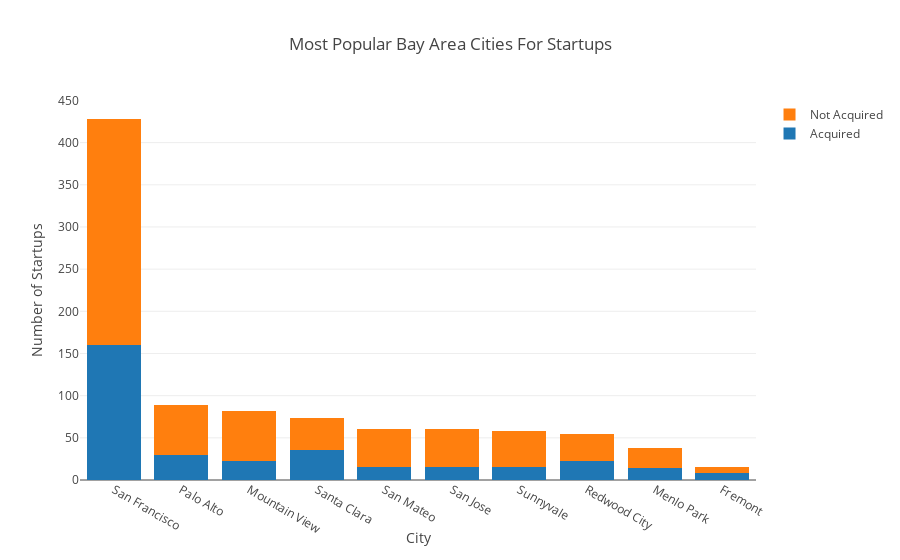

The code cell stored with this chart in its notebook:
### Code cell
trace1 = go.Bar(
    x=popular_cities.keys()[:10],
    y=acquired_pop_cities[:10],
    name='Acquired'
)
trace2 = go.Bar(
    x=popular_cities.keys()[:10],
    y=not_acquired_pop_cities[:10],
    name='Not Acquired'
)
    
data = [trace1, trace2]
layout = go.Layout(
    title ='Most Popular Bay Area Cities For Startups ',
    barmode='stack',
    xaxis=dict(title='City'),
    yaxis=dict(title='Number of Startups')
)

fig = go.Figure(data=data, layout=layout)
iplot(fig, filename='stacked-bar')

### Figure 1 — Plotly figure (JSON) as saved in the notebook; plotly's stock layout.template omitted (floating-point values rounded to 4 significant figures)
{"data": [{"name": "Acquired", "type": "bar", "uid": "32ec073a-dc92-11e8-8072-6a000073fc60", "x": ["San Francisco", "Palo Alto", "Mountain View", "Santa Clara", "San Mateo", "San Jose", "Sunnyvale", "Redwood City", "Menlo Park", "Fremont"], "y": [160, 30, 23, 35, 16, 15, 15, 22, 14, 8]}, {"name": "Not Acquired", "type": "bar", "uid": "32ec088c-dc92-11e8-84b9-6a000073fc60", "x": ["San Francisco", "Palo Alto", "Mountain View", "Santa Clara", "San Mateo", "San Jose", "Sunnyvale", "Redwood City", "Menlo Park", "Fremont"], "y": [268, 59, 59, 39, 44, 45, 43, 33, 24, 7]}], "layout": {"barmode": "stack", "title": "Most Popular Bay Area Cities For Startups ", "xaxis": {"title": "City"}, "yaxis": {"title": "Number of Startups"}}}
